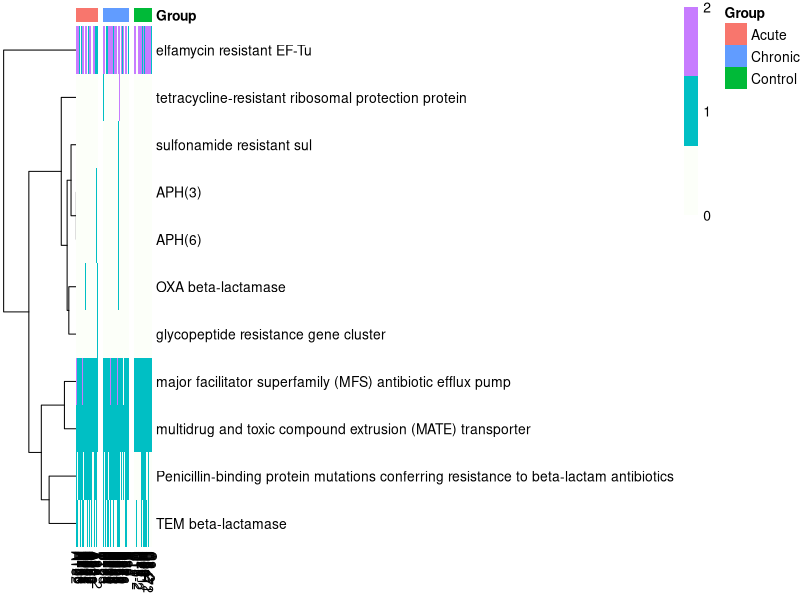

Reproduce this figure in R.
##########inputfile:1)Drug.matrix.txt or Arm.matrix.txt;2)S69.group.txt ##################################

#mydata<-read.table("Drug.matrix.txt",header = T,sep="\t",check.names = F,row.names = 1)
mydata<-read.table("ARM.matrix.txt",header = T,sep="\t",check.names = F,row.names = 1)
mydata<-mydata[,-70]

group<-read.table("S69.group.txt",header = T,row.names = 1,sep="\t")

ann_colors = list(
    Group = c(Acute = "#F8766d", Chronic = "#619cff", Control = "#00ba38")
)
head(ann_colors)


library(pheatmap)

pheatmap(mydata,cluster_cols = F,color =c("#fcfff9","#00bfc4","#C77CFF"),
         legend_breaks=c(0,1,2),border_color = "#fcfff9",gaps_col=c(23,50),
         annotation_col=group,annotation_colors=ann_colors)
